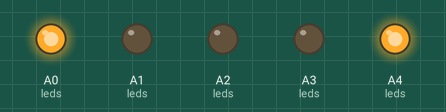
Recording of a sketch running on a simulated Arduino Uno, built with avr-gcc and run on an emulated ATmega328P. On the bench: output pins drawn as LEDs (lit = HIGH).

Above: at 0.2 s.
At 0.7 s:
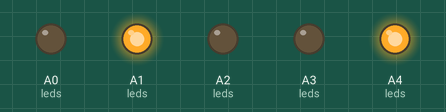
At 1.2 s:
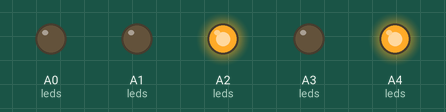
At 2.2 s:
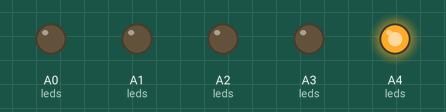
At 3.7 s:
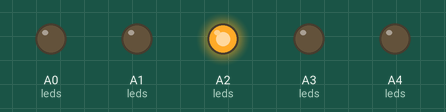
At 5.2 s:
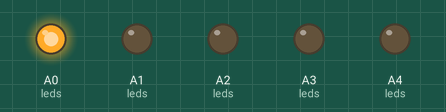
Timing chart, 0 to 5.8 s (numbered marks = the images above):
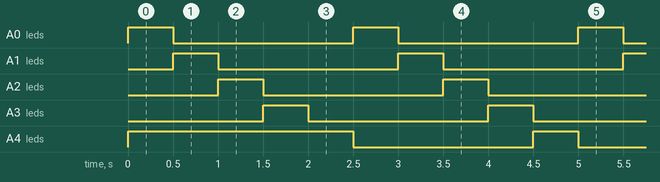

Measured:
- by itself, A0 (leds), A1 (leds), A2 (leds), A3 (leds), A4 (leds): alternates HIGH for 0.50 s and LOW for 2.0 s

The sketch:

testWireSlave.ino
```cpp
#include <Wire.h>

#define RED    A0
#define GREEN  A1
#define BLUE   A2
#define UV1   A3
#define UV2   A4

byte leds[] = {RED, GREEN, BLUE, UV1, UV2};


void setup() {
  Wire.begin(8);                // join i2c bus with address #8
  Wire.onRequest(requestEvent); // register event
  for (byte i = 0; i < sizeof(leds); i++) {
    pinMode(leds[i], OUTPUT);
  }
}

void loop() {
  for (byte i = 0; i < sizeof(leds); i++) {
    digitalWrite(leds[i], HIGH);
    delay(500);
    digitalWrite(leds[i], LOW);
  }
}

void requestEvent() {
  Wire.write("hello"); // respond with message of 6 bytes
}
```
